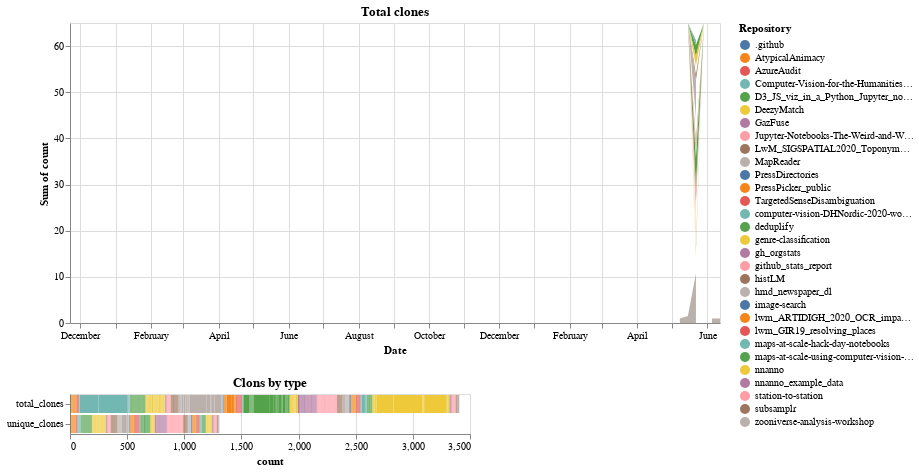

The notebook cell this image was saved under:
### Code cell
brush = alt.selection(type="interval")
chart = (
    alt.Chart(data)
    .mark_area()
    .encode(
        x=alt.X("index:T", axis=alt.Axis(tickCount=24, title="Date")),
        y="sum(count):Q",
        color=alt.Color("variable_0:N", title="Repository"),
     
    )
    .transform_filter(alt.FieldEqualPredicate(field="variable_1", equal="total_clones"))
    .properties(width=WIDTH, title="Total clones")
    .add_selection(brush)
)

bar = (
    alt.Chart(data)
    .mark_bar()
    .encode(
        y=alt.Y("variable_1:N", title=None),
        x="count:Q",
        color=alt.Color("variable_0:N", title="Repository"),tooltip="count:Q"
    )
    .properties(title="Clons by type")
    .transform_filter(brush)
)

chart & bar

### Figure 1 — Vega-Lite specification as saved in the notebook (floating-point values rounded to 4 significant figures; data arrays with more than 128 entries replaced by an {"elided": "..."} marker saying what was removed)
{"config": {"view": {"continuousWidth": 400, "continuousHeight": 300}}, "vconcat": [{"mark": "area", "encoding": {"color": {"type": "nominal", "field": "variable_0", "title": "Repository"}, "x": {"type": "temporal", "axis": {"tickCount": 24, "title": "Date"}, "field": "index"}, "y": {"type": "quantitative", "aggregate": "sum", "field": "count"}}, "selection": {"selector002": {"type": "interval"}}, "title": "Total clones", "transform": [{"filter": {"equal": "total_clones", "field": "variable_1"}}], "width": 650}, {"mark": "bar", "encoding": {"color": {"type": "nominal", "field": "variable_0", "title": "Repository"}, "tooltip": {"type": "quantitative", "field": "count"}, "x": {"type": "quantitative", "field": "count"}, "y": {"type": "nominal", "field": "variable_1", "title": null}}, "title": "Clons by type", "transform": [{"filter": {"selection": "selector002"}}]}], "data": {"name": "data-ac1b45e0fa539c42dcc19cb1f0d30199"}, "$schema": "https://vega.github.io/schema/vega-lite/v4.8.1.json", "datasets": {"data-ac1b45e0fa539c42dcc19cb1f0d30199": {"elided": "4920 records"}}}
